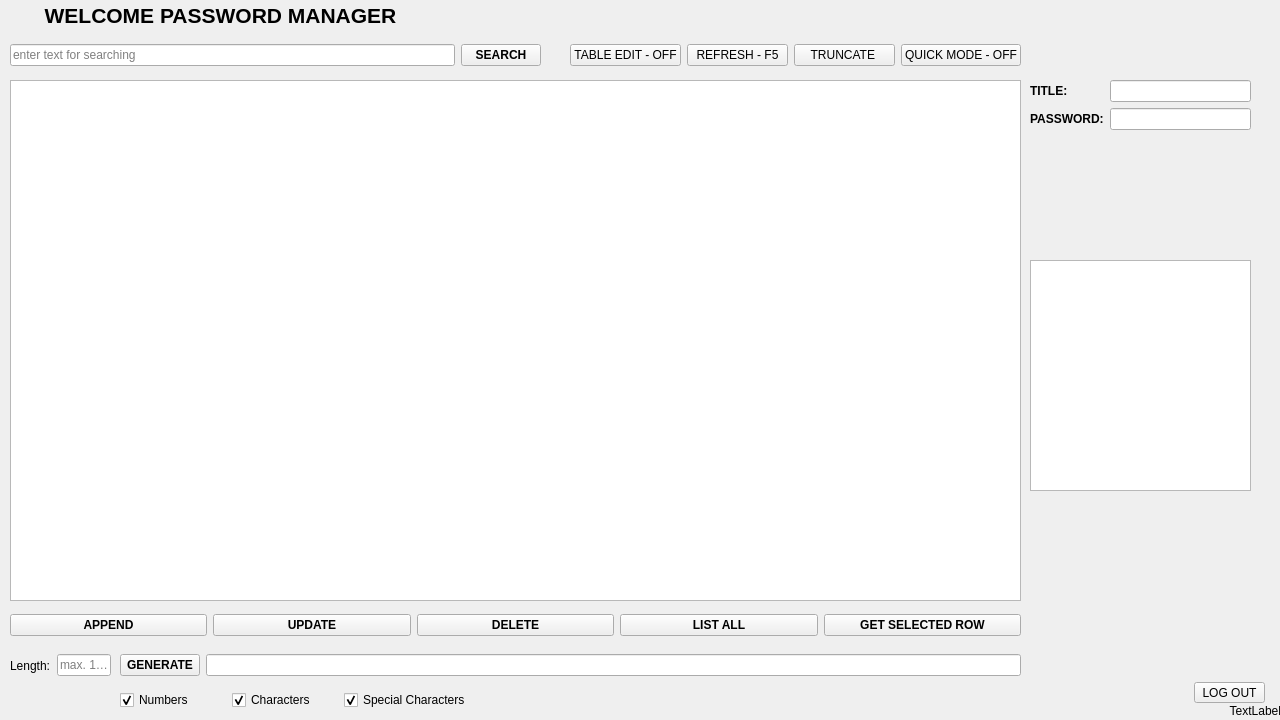
<?xml version="1.0" encoding="UTF-8"?>
<ui version="4.0">
 <class>MainWindow</class>
 <widget class="QMainWindow" name="MainWindow">
  <property name="geometry">
   <rect>
    <x>0</x>
    <y>0</y>
    <width>1280</width>
    <height>720</height>
   </rect>
  </property>
  <property name="maximumSize">
   <size>
    <width>1920</width>
    <height>1080</height>
   </size>
  </property>
  <property name="baseSize">
   <size>
    <width>640</width>
    <height>480</height>
   </size>
  </property>
  <property name="windowTitle">
   <string>PASSWORD MANAGER - furkanaytass</string>
  </property>
  <property name="windowOpacity">
   <double>1.000000000000000</double>
  </property>
  <property name="styleSheet">
   <string notr="true"/>
  </property>
  <widget class="QWidget" name="centralwidget">
   <widget class="QLabel" name="mainTitleLabel">
    <property name="geometry">
     <rect>
      <x>0</x>
      <y>0</y>
      <width>441</width>
      <height>31</height>
     </rect>
    </property>
    <property name="font">
     <font>
      <pointsize>16</pointsize>
      <weight>75</weight>
      <bold>true</bold>
     </font>
    </property>
    <property name="styleSheet">
     <string notr="true">QLabel {background-color: 'green'; color: 'white'}</string>
    </property>
    <property name="text">
     <string>WELCOME PASSWORD MANAGER</string>
    </property>
    <property name="alignment">
     <set>Qt::AlignCenter</set>
    </property>
   </widget>
   <widget class="QWidget" name="formLayoutWidget">
    <property name="geometry">
     <rect>
      <x>1030</x>
      <y>80</y>
      <width>221</width>
      <height>51</height>
     </rect>
    </property>
    <layout class="QFormLayout" name="DataIOLayout">
     <item row="0" column="0">
      <widget class="QLabel" name="passwordTitleLabel">
       <property name="font">
        <font>
         <weight>75</weight>
         <italic>false</italic>
         <bold>true</bold>
        </font>
       </property>
       <property name="text">
        <string>TITLE:</string>
       </property>
      </widget>
     </item>
     <item row="0" column="1">
      <widget class="QLineEdit" name="passwordTitleLineEdit">
       <property name="styleSheet">
        <string notr="true"/>
       </property>
      </widget>
     </item>
     <item row="1" column="0">
      <widget class="QLabel" name="passwordDataLabel">
       <property name="font">
        <font>
         <weight>75</weight>
         <italic>false</italic>
         <bold>true</bold>
        </font>
       </property>
       <property name="text">
        <string>PASSWORD:</string>
       </property>
      </widget>
     </item>
     <item row="1" column="1">
      <widget class="QLineEdit" name="passwordDataLineEdit"/>
     </item>
    </layout>
   </widget>
   <widget class="QWidget" name="gridLayoutWidget">
    <property name="geometry">
     <rect>
      <x>10</x>
      <y>40</y>
      <width>531</width>
      <height>31</height>
     </rect>
    </property>
    <layout class="QGridLayout" name="searchLineLayout">
     <item row="0" column="0">
      <widget class="QLineEdit" name="searchInputLineEdit">
       <property name="placeholderText">
        <string>enter text for searching</string>
       </property>
      </widget>
     </item>
     <item row="0" column="1">
      <widget class="QPushButton" name="searchDataPushButton">
       <property name="font">
        <font>
         <weight>75</weight>
         <bold>true</bold>
        </font>
       </property>
       <property name="styleSheet">
        <string notr="true"/>
       </property>
       <property name="text">
        <string>SEARCH</string>
       </property>
      </widget>
     </item>
    </layout>
   </widget>
   <widget class="QWidget" name="horizontalLayoutWidget">
    <property name="geometry">
     <rect>
      <x>10</x>
      <y>610</y>
      <width>1011</width>
      <height>31</height>
     </rect>
    </property>
    <layout class="QHBoxLayout" name="horizontalLayout">
     <item>
      <widget class="QPushButton" name="appendDataPushButton">
       <property name="font">
        <font>
         <weight>75</weight>
         <bold>true</bold>
        </font>
       </property>
       <property name="text">
        <string>APPEND</string>
       </property>
      </widget>
     </item>
     <item>
      <widget class="QPushButton" name="updateDataPushButton">
       <property name="font">
        <font>
         <weight>75</weight>
         <bold>true</bold>
        </font>
       </property>
       <property name="text">
        <string>UPDATE</string>
       </property>
      </widget>
     </item>
     <item>
      <widget class="QPushButton" name="deleteDataPushButton">
       <property name="font">
        <font>
         <weight>75</weight>
         <bold>true</bold>
        </font>
       </property>
       <property name="text">
        <string>DELETE</string>
       </property>
      </widget>
     </item>
     <item>
      <widget class="QPushButton" name="listAllDataPushButton">
       <property name="font">
        <font>
         <weight>75</weight>
         <bold>true</bold>
        </font>
       </property>
       <property name="text">
        <string>LIST ALL</string>
       </property>
      </widget>
     </item>
     <item>
      <widget class="QPushButton" name="getSelectedRowDataPushButton">
       <property name="font">
        <font>
         <weight>75</weight>
         <bold>true</bold>
        </font>
       </property>
       <property name="text">
        <string>GET SELECTED ROW</string>
       </property>
      </widget>
     </item>
    </layout>
   </widget>
   <widget class="QWidget" name="horizontalLayoutWidget_2">
    <property name="geometry">
     <rect>
      <x>120</x>
      <y>650</y>
      <width>901</width>
      <height>31</height>
     </rect>
    </property>
    <layout class="QHBoxLayout" name="passwordGeneratorLayout">
     <item>
      <widget class="QPushButton" name="generatePushButton">
       <property name="font">
        <font>
         <weight>75</weight>
         <bold>true</bold>
        </font>
       </property>
       <property name="text">
        <string>GENERATE</string>
       </property>
      </widget>
     </item>
     <item>
      <widget class="QLineEdit" name="generateResultLineEdit"/>
     </item>
    </layout>
   </widget>
   <widget class="QWidget" name="horizontalLayoutWidget_3">
    <property name="geometry">
     <rect>
      <x>10</x>
      <y>650</y>
      <width>101</width>
      <height>31</height>
     </rect>
    </property>
    <layout class="QHBoxLayout" name="inputLengthLayout">
     <item>
      <widget class="QLabel" name="generateLengthLabel">
       <property name="text">
        <string>Length:</string>
       </property>
      </widget>
     </item>
     <item>
      <widget class="QLineEdit" name="lengthInputLineEdit">
       <property name="placeholderText">
        <string>max. 128</string>
       </property>
      </widget>
     </item>
    </layout>
   </widget>
   <widget class="QWidget" name="horizontalLayoutWidget_4">
    <property name="geometry">
     <rect>
      <x>120</x>
      <y>690</y>
      <width>351</width>
      <height>21</height>
     </rect>
    </property>
    <layout class="QHBoxLayout" name="checkboxesLayout">
     <item>
      <widget class="QCheckBox" name="numbersCheckBox">
       <property name="text">
        <string>Numbers</string>
       </property>
       <property name="checked">
        <bool>true</bool>
       </property>
      </widget>
     </item>
     <item>
      <widget class="QCheckBox" name="charactersCheckBox">
       <property name="text">
        <string>Characters</string>
       </property>
       <property name="checked">
        <bool>true</bool>
       </property>
      </widget>
     </item>
     <item>
      <widget class="QCheckBox" name="specialCharactersCheckBox">
       <property name="text">
        <string>Special Characters</string>
       </property>
       <property name="checked">
        <bool>true</bool>
       </property>
      </widget>
     </item>
    </layout>
   </widget>
   <widget class="QWidget" name="verticalLayoutWidget_3">
    <property name="geometry">
     <rect>
      <x>10</x>
      <y>80</y>
      <width>1011</width>
      <height>521</height>
     </rect>
    </property>
    <layout class="QVBoxLayout" name="tableWidgetLayout">
     <item>
      <widget class="QTableWidget" name="dataTableWidget"/>
     </item>
    </layout>
   </widget>
   <widget class="QWidget" name="horizontalLayoutWidget_5">
    <property name="geometry">
     <rect>
      <x>570</x>
      <y>40</y>
      <width>451</width>
      <height>31</height>
     </rect>
    </property>
    <layout class="QHBoxLayout" name="optionsLayout">
     <item>
      <widget class="QPushButton" name="setTableEditPushButton">
       <property name="styleSheet">
        <string notr="true"/>
       </property>
       <property name="text">
        <string>TABLE EDIT - OFF</string>
       </property>
      </widget>
     </item>
     <item>
      <widget class="QPushButton" name="refreshTableWidgetPushButton">
       <property name="text">
        <string>REFRESH - F5</string>
       </property>
      </widget>
     </item>
     <item>
      <widget class="QPushButton" name="truncateTablePushButton">
       <property name="text">
        <string>TRUNCATE </string>
       </property>
      </widget>
     </item>
     <item>
      <widget class="QPushButton" name="setQuickModePushButton">
       <property name="text">
        <string>QUICK MODE - OFF</string>
       </property>
      </widget>
     </item>
    </layout>
   </widget>
   <widget class="QPushButton" name="logOutPushButton">
    <property name="geometry">
     <rect>
      <x>1194</x>
      <y>682</y>
      <width>71</width>
      <height>21</height>
     </rect>
    </property>
    <property name="text">
     <string>LOG OUT</string>
    </property>
   </widget>
   <widget class="QTableWidget" name="selectedDataTableWidget">
    <property name="geometry">
     <rect>
      <x>1030</x>
      <y>260</y>
      <width>221</width>
      <height>231</height>
     </rect>
    </property>
   </widget>
   <widget class="QLabel" name="loginDataLabel">
    <property name="geometry">
     <rect>
      <x>850</x>
      <y>701</y>
      <width>431</width>
      <height>20</height>
     </rect>
    </property>
    <property name="text">
     <string>TextLabel</string>
    </property>
    <property name="alignment">
     <set>Qt::AlignRight|Qt::AlignTrailing|Qt::AlignVCenter</set>
    </property>
   </widget>
  </widget>
 </widget>
 <resources/>
 <connections/>
</ui>
